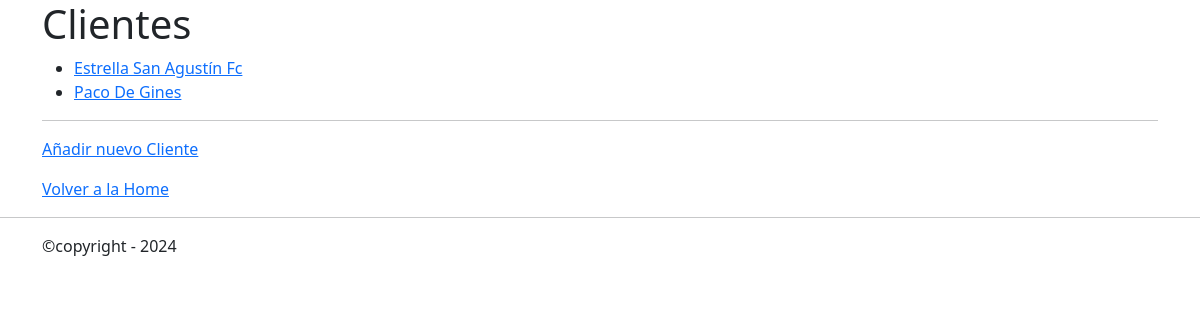
The page /clients/list/ on the database as committed earlier.
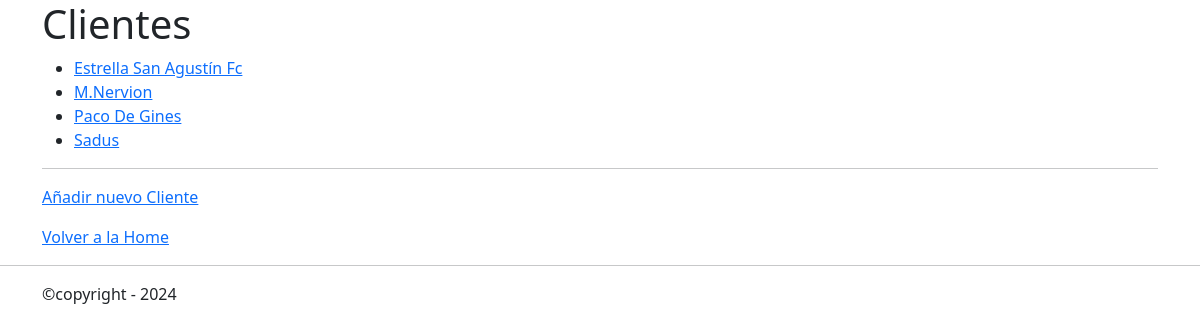
The same page on the database as committed later.
### clients/models.py (models this page shows, shortened)
class Client(models.Model):
    TIPOS_CLIENTE = [
        ("club deportivo", "Club deportivo"),
        ("colegio", "Colegio"),
        ("ayuntamiento", "Ayuntamiento"),
        ("universidad", "Universidad"),
        ("empresa", "Empresa"),
        ("particular", "Particular"),
    ]
    name = models.CharField(
        verbose_name='Nombre',
        max_length=255,
    )
    tipo = models.CharField(
        verbose_name='Tipo de Cliente',
        choices=TIPOS_CLIENTE
    )
    cif_nif = models.CharField(
        verbose_name='CIF/NIF',
        max_length=20,
        blank=True,
        null=True,
    )
    t_number = models.CharField(
        verbose_name='Nº teléfono',
        max_length=30,
        null=True,
        blank=True
    )
    email= models.EmailField(
        blank=True,
    )
    direccion=models.TextField(
        verbose_name='Direccion',
        max_length=100,
        blank=True,
        null=True,
    )
    other=models.TextField(
        verbose_name='Otra información',
        blank=True,
        null=True,
    )
    created_at=models.DateTimeField(
        verbose_name='Fecha de Creación',
        default=timezone.now,
        )

### clients/views/clients_view.py (the view)
# urls.py: path('list/', ClientListView.as_view(), name='clients_list'),
class ClientListView(ListView):
    model= Client
    context_object_name = 'clients'
    template_name = 'general/client_list.html'
    ordering = ["name"]

### mini_erp/templates/general/client_list.html (shortened to what this page needs)
{% extends "general/layout.html" %}
{% block contenido %}
        <div class="container">
            <h1>{% block h1 %} Clientes {% endblock %}</h1>
            <ul>
                {% for client in clients %}
                    <li><a href="{% url 'clients:clients_detail' client.pk %}">{{ client.name }}</a></li>
                {% endfor %}
            </ul>
            <hr>
            <p><a href="{% url 'clients:clients_add' %}">Añadir nuevo Cliente</a></p>
            <p><a href="{% url 'home' %}">Volver a la Home</a></p>
        </div>
{% endblock %}

Rows that differ between the two databases and show on the page:
added Client: name "M.Nervion"
added Client: name "Sadus"
